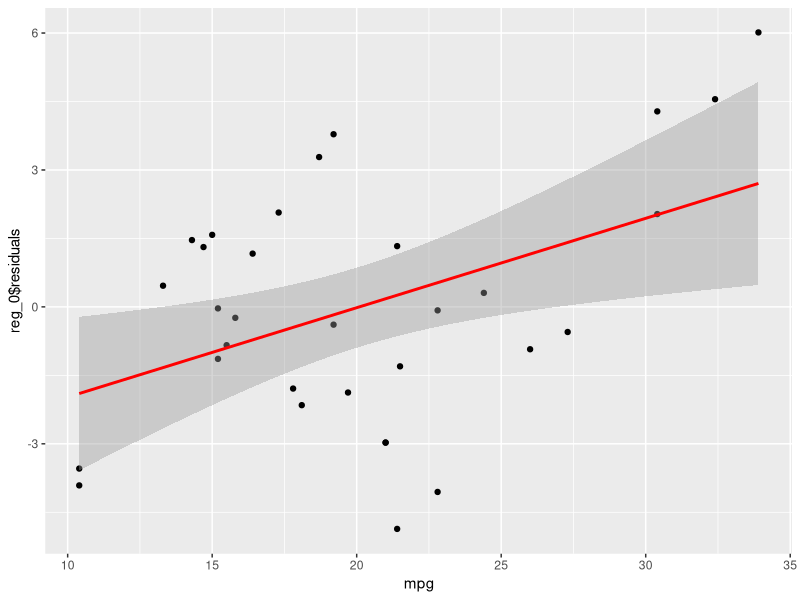
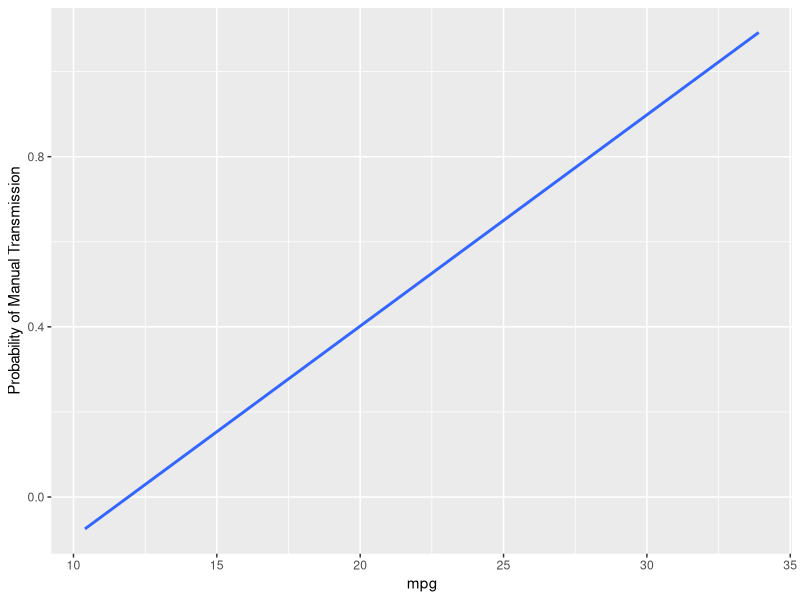
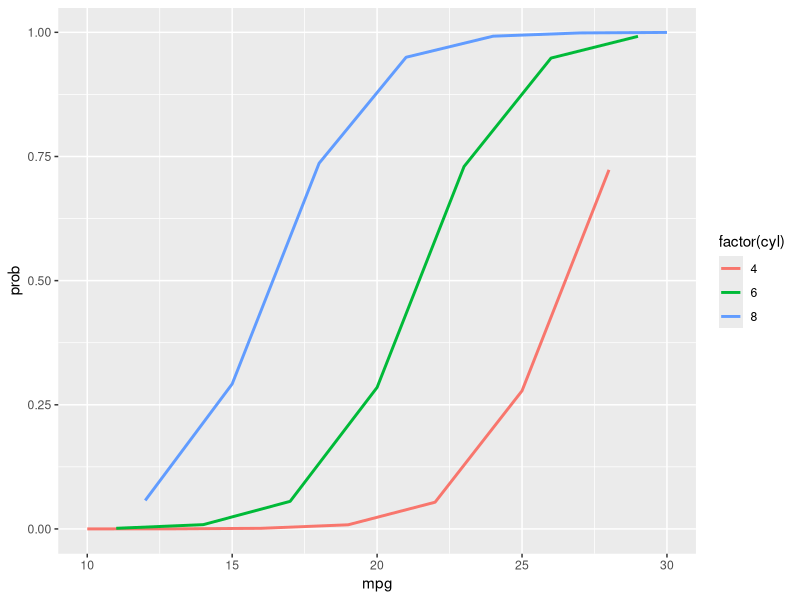
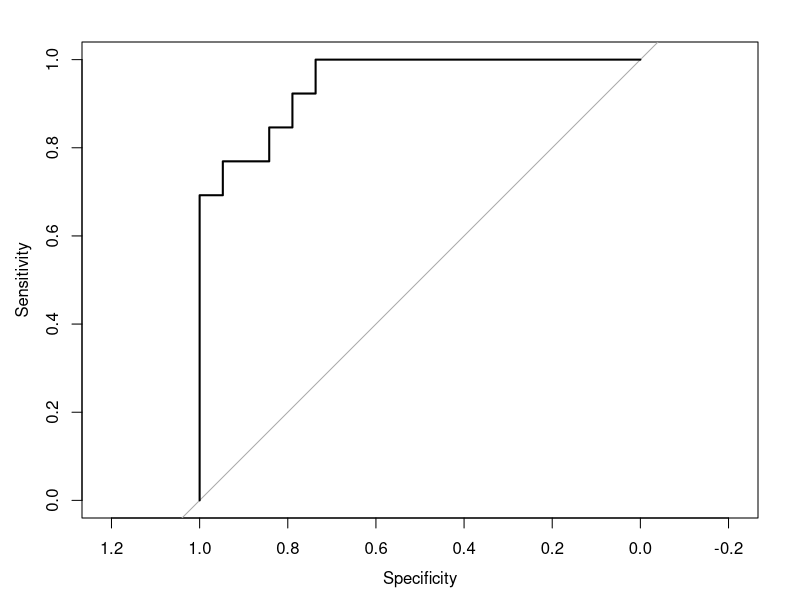
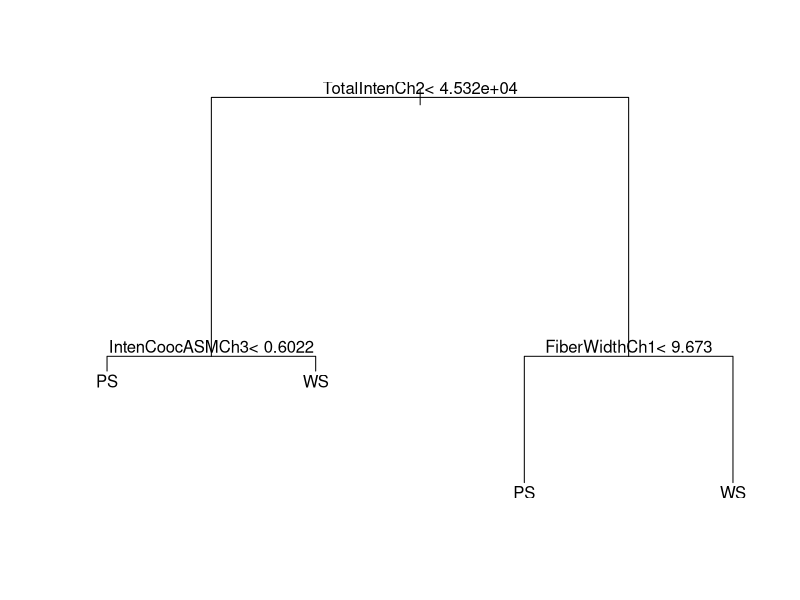
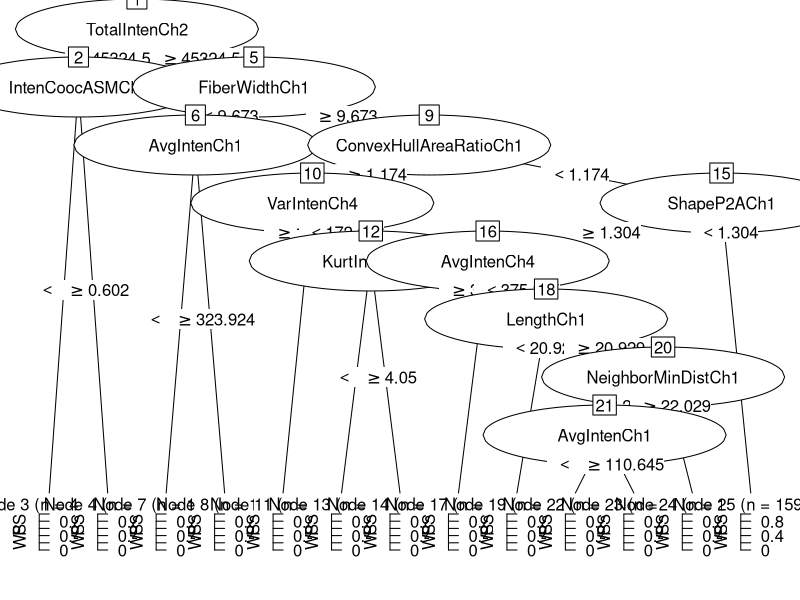
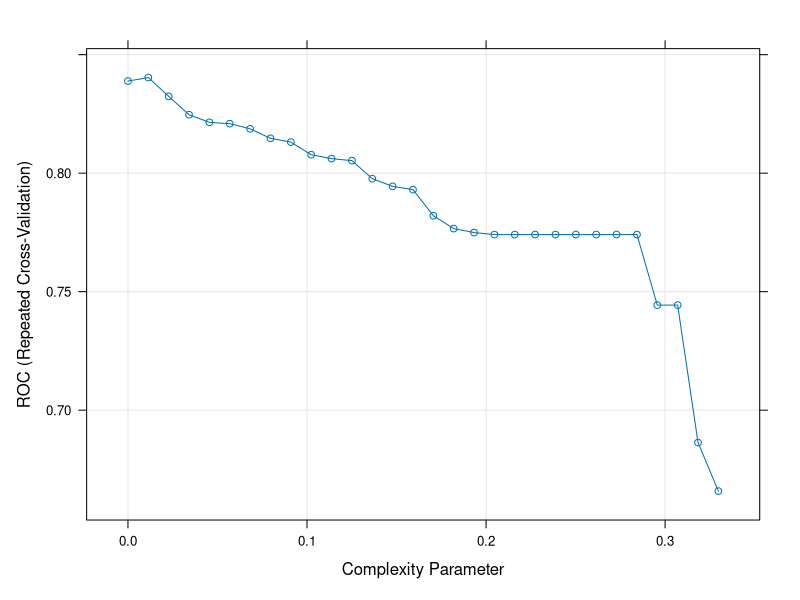
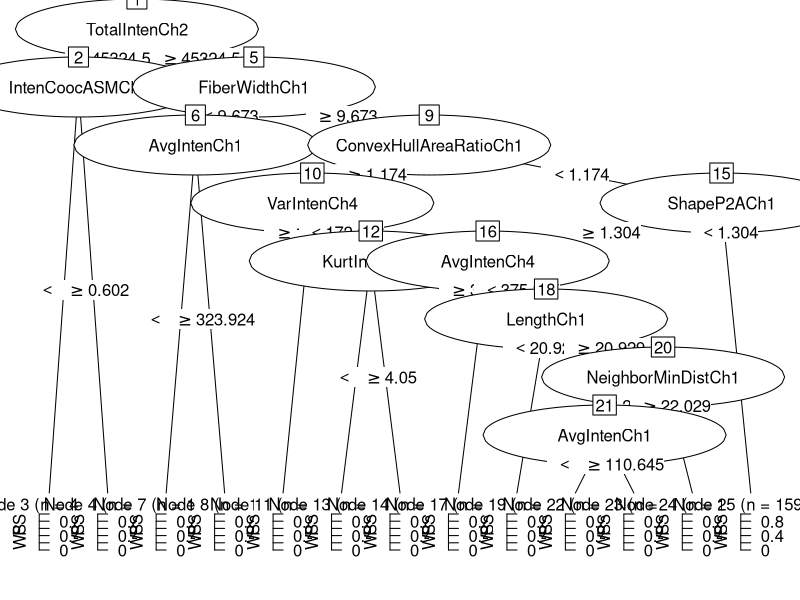

Write R code to recreate these figures, in order. (Note: this script raises an error after producing the figures.)
## ---- chunk 1
data(mtcars) # Get the data
?mtcars # Help on dataset
## ---- chunk 2
?lm
## ---- chunk 3
# Fit 
reg_0 <- lm( mpg ~ hp + cyl + am, data = mtcars) 
summary(reg_0)
## ---- chunk 4
head(reg_0$fitted.values)
## ---- chunk 5
newCar <- mtcars[3,] # 3rd observation is Datsun 710
newCar$am <- 0 # What if it was automatic?
predict(reg_0, newdata = newCar) # Estimate went down by 4 miles
## ---- chunk 6
library(ggplot2)
# Plot the fitted values against real values
qplot(data=mtcars, x = mpg, y = reg_0$residuals) +
  stat_smooth(method = "lm", col = "red")

# Are the residuals normally distributed? 
shapiro.test(reg_0$residuals) # yes
## ---- chunk 7
# Add variable wt
reg_1 <- lm( mpg ~ hp + cyl + am + wt, mtcars)

# Aikikae Information Criteria
# AIC lower the better
AIC(reg_0)
AIC(reg_1)

# Compare
anova(reg_0, reg_1) # models are significantly different
## ---- chunk 8
?glm
## ---- chunk 9
logit_2 <- glm(am ~ mpg + drat + cyl, data = mtcars, family='binomial')
summary(logit_2)
## ---- chunk 10
ggplot(mtcars, aes(x = mpg, y = am)) + 
    stat_smooth(method="glm", family="binomial", se=FALSE)+
# Bonus: rename the y axis label
		ylab('Probability of Manual Transmission')
## ---- chunk 11
# Create a new dataset with varying number of cylinders and other variables fixed at mean levels.
mtcars2<-data.frame(mpg = rep(10:30, 3),drat = mean(mtcars$drat), disp = mean(mtcars$disp), cyl = rep(c(4,6,8),21))
# Predict probability of new data
mtcars2$prob<-predict(logit_2, newdata=mtcars2, type = "response")

# Plot the results
ggplot(mtcars2, aes(x=mpg, y=prob)) +
  geom_line(aes(colour = factor(cyl)), size = 1) 
## ---- chunk 12
library(caret)

# Let us compare predicted values to real values
mtcars$prob <- predict(logit_2, type="response")
# Prevalence of Manual Transmission
mean(mtcars$am)

# Create predict variable
mtcars$pred <- 0
# If probability is greater than .6 (1-prevalence), set prediction to 1
mtcars[mtcars$prob>.6, 'pred'] <- 1

# Confusion Matrix
confusionMatrix(table(mtcars[,c("am", "pred")]))

## ROC CURVE
# Load the necessary library
library(pROC)
# Calculate the ROC curve using the predicted probability vs actual values
logit_2_roc <- roc(am~prob, mtcars) 
# Plot ROC curve
plot(logit_2_roc)
## ---- chunk 13
library(caret) # Load necessary library
data(segmentationData) # Obtain Dataset
## ---- chunk 14
# Drop one column
segmentationData <- segmentationData[,!(colnames(segmentationData)=='Cell')] 
## ---- chunk 15
# Data set has a variable that separates training vs testing
Training <- segmentationData[segmentationData$Case == 'Train', ] #$ One Way
Testing <- subset(segmentationData, Case == 'Test') # Another way
# Drop the now defunct Case variable
Training <- Training[,!(colnames(Training)=='Case')] # Drop Case column
Testing <- subset(Testing, select=-c(Case)) # Another way
## ---- chunk 16
library(rpart) # Load necessary library
rpart_1 <- rpart(Class ~ ., data = Training, 
  			control = rpart.control(maxdepth=2)) # Fit a shallow tree 
rpart_1 # View results

plot(rpart_1) # Visualization
text(rpart_1) # Text
## ---- chunk 17
# Fit a larger tree and prune it 
# Rpart does 10 fold cross validation
rpart_2 <- rpart(Class ~ ., data = Training) 
## ---- chunk 18
library(partykit)
plot(as.party(rpart_2))
## ---- chunk 19
# Validate the model
rpart_2Test <- predict(rpart_2, Testing, type='class')
confusionMatrix(rpart_2Test, Testing$Class) # Get the benchmark$
## ---- chunk 20
library(caret)
##  Set Training Parameters
# Triple Cross Validation
cvCtrl <- trainControl(method = "repeatedcv", repeats = 3, # K-fold cross validation repeated thrice
  				summaryFunction = twoClassSummary, classProbs = TRUE) # Class probabilities for ROC

# Use caret to fit a model and fine tune the fit
CarrotTree <- train(Class ~., data=Training, method='rpart', 
					trControl=cvCtrl, metric = "ROC", tuneLength=30) # Change metric to ROC
## ---- chunk 21
plot(CarrotTree)
## ---- chunk 22
plot(as.party(CarrotTree$finalModel))
## ---- chunk 23
# Testing
CarrotTree_Test <- predict(CarrotTree, Testing)
head(CarrotTree_Test) # Compare
head(Testing$Class) # and Contrast
# Evaluate Model Performance
confusionMatrix(CarrotTree, Testing$Class) 
## ---- chunk 24
# Dataset comes with mlbench package
library(mlbench)
# Load dataset into the current workspace
data(Sonar)
## ---- chunk 25
library(caret) # Load Library
set.seed(107)  # Set random number seed for reproducibility
# Create an index of observations to be included in Training
indexTrain <- createDataPartition(y = Sonar$Class, p = .75, list = FALSE)

# Split the data using the index
Train <- Sonar[indexTrain,]
Test  <- Sonar[-indexTrain,]
## ---- chunk 26
## Declare Tuning Control Parameters
ctrl <- trainControl(method = "repeatedcv", # K-fold cross validation
			        repeats = 3, # Repeat resampling 3 times
                    classProbs = TRUE, # Calculate predicted prob for ROC
                    summaryFunction = twoClassSummary) # Set performance metrics for binary
## ---- chunk 27
plsFit <- train(Class ~ ., data = Train, method = "pls",
		tuneLength = 10,   # Number of component sets to be evaluated (more is better)
		trControl = ctrl, # Use control parameters from above
		metric = "ROC" ,  # Criteria ROC
		preProc = c("center", "scale")) # Center and scale the predictors
## ---- chunk 28
plsFit
## ---- chunk 29
# evaluate the performance of different number of components extracted
plot(plsFit)
## ---- chunk 30
plsPredict <- predict(plsFit, newdata = Test) # Predict results
head(plsPredict) # View predictions
head(Test$Class) # View actual$
## ---- chunk 31
confusionMatrix(data = plsPredict, Test$Class)
